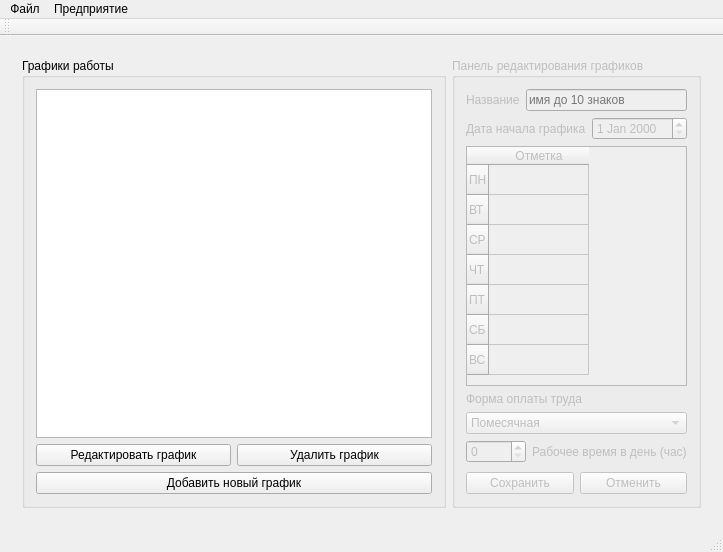
<?xml version="1.0" encoding="UTF-8"?>
<ui version="4.0">
 <class>SalaryCount</class>
 <widget class="QMainWindow" name="SalaryCount">
  <property name="geometry">
   <rect>
    <x>0</x>
    <y>0</y>
    <width>703</width>
    <height>552</height>
   </rect>
  </property>
  <property name="windowTitle">
   <string>SalaryPayApp</string>
  </property>
  <property name="windowIcon">
   <iconset>
    <normaloff>topodkazy.png</normaloff>topodkazy.png</iconset>
  </property>
  <widget class="QWidget" name="centralWidget">
   <layout class="QVBoxLayout" name="verticalLayout_4">
    <item>
     <widget class="QStackedWidget" name="stackedWidget">
      <property name="currentIndex">
       <number>2</number>
      </property>
      <widget class="QWidget" name="EmployeesPage">
       <layout class="QGridLayout" name="gridLayout_8">
        <item row="0" column="0">
         <widget class="QGroupBox" name="employeeBox">
          <property name="sizePolicy">
           <sizepolicy hsizetype="Expanding" vsizetype="Preferred">
            <horstretch>2</horstretch>
            <verstretch>0</verstretch>
           </sizepolicy>
          </property>
          <property name="minimumSize">
           <size>
            <width>300</width>
            <height>0</height>
           </size>
          </property>
          <property name="title">
           <string>Сотрудники</string>
          </property>
          <layout class="QGridLayout" name="gridLayout_3">
           <item row="0" column="0">
            <widget class="QListWidget" name="employeeList"/>
           </item>
           <item row="2" column="0">
            <layout class="QHBoxLayout" name="horizontalLayout_8">
             <item>
              <widget class="QPushButton" name="editEmployeeBtn">
               <property name="enabled">
                <bool>false</bool>
               </property>
               <property name="text">
                <string>Редактировать</string>
               </property>
              </widget>
             </item>
            </layout>
           </item>
           <item row="3" column="0">
            <widget class="QPushButton" name="addEmployeeBtn">
             <property name="enabled">
              <bool>false</bool>
             </property>
             <property name="text">
              <string>Добавить сотрудника</string>
             </property>
            </widget>
           </item>
          </layout>
         </widget>
        </item>
        <item row="0" column="1">
         <widget class="QScrollArea" name="scrollArea">
          <property name="enabled">
           <bool>true</bool>
          </property>
          <property name="sizePolicy">
           <sizepolicy hsizetype="Expanding" vsizetype="Expanding">
            <horstretch>1</horstretch>
            <verstretch>0</verstretch>
           </sizepolicy>
          </property>
          <property name="minimumSize">
           <size>
            <width>280</width>
            <height>0</height>
           </size>
          </property>
          <property name="widgetResizable">
           <bool>true</bool>
          </property>
          <widget class="QWidget" name="scrollAreaWidgetContents">
           <property name="geometry">
            <rect>
             <x>0</x>
             <y>0</y>
             <width>261</width>
             <height>485</height>
            </rect>
           </property>
           <layout class="QGridLayout" name="gridLayout_2">
            <item row="2" column="0">
             <widget class="QGroupBox" name="workingDataBox">
              <property name="enabled">
               <bool>false</bool>
              </property>
              <property name="title">
               <string>Рабочие данные</string>
              </property>
              <layout class="QVBoxLayout" name="verticalLayout_14">
               <item>
                <layout class="QVBoxLayout" name="verticalLayout_36">
                 <item>
                  <widget class="QLabel" name="label_33">
                   <property name="text">
                    <string>Дата приема на работу</string>
                   </property>
                  </widget>
                 </item>
                 <item>
                  <widget class="QDateEdit" name="eReceiptDate">
                   <property name="displayFormat">
                    <string>MM.yyyy</string>
                   </property>
                  </widget>
                 </item>
                </layout>
               </item>
               <item>
                <layout class="QVBoxLayout" name="verticalLayout_11">
                 <item>
                  <widget class="QLabel" name="label_11">
                   <property name="text">
                    <string>Номер приказа о приеме на работу</string>
                   </property>
                  </widget>
                 </item>
                 <item>
                  <widget class="QLineEdit" name="eOrderNum"/>
                 </item>
                </layout>
               </item>
               <item>
                <layout class="QVBoxLayout" name="verticalLayout_8">
                 <item>
                  <widget class="QLabel" name="label_5">
                   <property name="text">
                    <string>Оклад (руб)</string>
                   </property>
                  </widget>
                 </item>
                 <item>
                  <widget class="QSpinBox" name="eSalary">
                   <property name="minimum">
                    <number>8000</number>
                   </property>
                   <property name="maximum">
                    <number>9999999</number>
                   </property>
                   <property name="singleStep">
                    <number>1000</number>
                   </property>
                  </widget>
                 </item>
                </layout>
               </item>
               <item>
                <layout class="QVBoxLayout" name="verticalLayout_9">
                 <item>
                  <widget class="QLabel" name="label_10">
                   <property name="text">
                    <string>Форма оплаты труда</string>
                   </property>
                  </widget>
                 </item>
                 <item>
                  <widget class="QComboBox" name="ePayFormChoice">
                   <item>
                    <property name="text">
                     <string>Помесячная</string>
                    </property>
                   </item>
                   <item>
                    <property name="text">
                     <string>Почасовая</string>
                    </property>
                   </item>
                  </widget>
                 </item>
                </layout>
               </item>
               <item>
                <layout class="QVBoxLayout" name="verticalLayout_12">
                 <item>
                  <widget class="QLabel" name="label_12">
                   <property name="text">
                    <string>График работы</string>
                   </property>
                  </widget>
                 </item>
                 <item>
                  <widget class="QComboBox" name="eDutyChart">
                   <property name="modelColumn">
                    <number>0</number>
                   </property>
                  </widget>
                 </item>
                </layout>
               </item>
              </layout>
             </widget>
            </item>
            <item row="0" column="0">
             <widget class="QGroupBox" name="personalDataBox">
              <property name="enabled">
               <bool>false</bool>
              </property>
              <property name="title">
               <string>Личные данные</string>
              </property>
              <layout class="QVBoxLayout" name="verticalLayout_15">
               <item>
                <layout class="QVBoxLayout" name="verticalLayout">
                 <item>
                  <widget class="QLabel" name="label">
                   <property name="text">
                    <string>ФИО</string>
                   </property>
                  </widget>
                 </item>
                 <item>
                  <widget class="QLineEdit" name="eFIO"/>
                 </item>
                </layout>
               </item>
               <item>
                <layout class="QVBoxLayout" name="verticalLayout_3">
                 <item>
                  <widget class="QLabel" name="label_3">
                   <property name="text">
                    <string>ИНН</string>
                   </property>
                  </widget>
                 </item>
                 <item>
                  <widget class="QLineEdit" name="INN">
                   <property name="inputMask">
                    <string>9999999999</string>
                   </property>
                   <property name="cursorPosition">
                    <number>0</number>
                   </property>
                  </widget>
                 </item>
                </layout>
               </item>
               <item>
                <layout class="QVBoxLayout" name="verticalLayout_7">
                 <item>
                  <widget class="QLabel" name="label_8">
                   <property name="text">
                    <string>Телефон</string>
                   </property>
                  </widget>
                 </item>
                 <item>
                  <widget class="QLineEdit" name="eNumberPhone">
                   <property name="inputMask">
                    <string>+9 (999) 999 99 99</string>
                   </property>
                  </widget>
                 </item>
                </layout>
               </item>
              </layout>
             </widget>
            </item>
            <item row="3" column="0">
             <layout class="QHBoxLayout" name="horizontalLayout_12">
              <item>
               <widget class="QPushButton" name="saveEmployeeBtn">
                <property name="enabled">
                 <bool>false</bool>
                </property>
                <property name="text">
                 <string>Сохранить</string>
                </property>
               </widget>
              </item>
              <item>
               <widget class="QPushButton" name="cancelEmployeeBtn">
                <property name="enabled">
                 <bool>false</bool>
                </property>
                <property name="text">
                 <string>Сбросить</string>
                </property>
               </widget>
              </item>
             </layout>
            </item>
           </layout>
          </widget>
         </widget>
        </item>
       </layout>
      </widget>
      <widget class="QWidget" name="LaborSheetsPage">
       <layout class="QGridLayout" name="gridLayout">
        <item row="1" column="1">
         <widget class="QGroupBox" name="LabourGroupEdit">
          <property name="enabled">
           <bool>true</bool>
          </property>
          <property name="sizePolicy">
           <sizepolicy hsizetype="Preferred" vsizetype="Expanding">
            <horstretch>2</horstretch>
            <verstretch>0</verstretch>
           </sizepolicy>
          </property>
          <property name="maximumSize">
           <size>
            <width>360</width>
            <height>16777215</height>
           </size>
          </property>
          <property name="title">
           <string>Редактирование отметок</string>
          </property>
          <layout class="QGridLayout" name="gridLayout_4">
           <item row="1" column="0">
            <layout class="QHBoxLayout" name="horizontalLayout_13">
             <property name="sizeConstraint">
              <enum>QLayout::SetFixedSize</enum>
             </property>
             <item>
              <widget class="QPushButton" name="saveEditedLaborBtn">
               <property name="enabled">
                <bool>true</bool>
               </property>
               <property name="text">
                <string>Сохранить</string>
               </property>
              </widget>
             </item>
             <item>
              <widget class="QPushButton" name="pushButton_14">
               <property name="enabled">
                <bool>true</bool>
               </property>
               <property name="text">
                <string>Сбросить изменения</string>
               </property>
              </widget>
             </item>
            </layout>
           </item>
           <item row="0" column="0">
            <widget class="QTableWidget" name="laborSheet">
             <property name="sizePolicy">
              <sizepolicy hsizetype="Preferred" vsizetype="Minimum">
               <horstretch>0</horstretch>
               <verstretch>0</verstretch>
              </sizepolicy>
             </property>
             <property name="minimumSize">
              <size>
               <width>333</width>
               <height>210</height>
              </size>
             </property>
             <property name="maximumSize">
              <size>
               <width>335</width>
               <height>220</height>
              </size>
             </property>
             <property name="selectionMode">
              <enum>QAbstractItemView::NoSelection</enum>
             </property>
             <property name="cornerButtonEnabled">
              <bool>false</bool>
             </property>
             <attribute name="horizontalHeaderDefaultSectionSize">
              <number>45</number>
             </attribute>
             <row>
              <property name="text">
               <string>1</string>
              </property>
             </row>
             <row>
              <property name="text">
               <string>2</string>
              </property>
             </row>
             <row>
              <property name="text">
               <string>3</string>
              </property>
             </row>
             <row>
              <property name="text">
               <string>4</string>
              </property>
             </row>
             <row>
              <property name="text">
               <string>5</string>
              </property>
             </row>
             <row>
              <property name="text">
               <string>6</string>
              </property>
             </row>
             <column>
              <property name="text">
               <string>ПН</string>
              </property>
             </column>
             <column>
              <property name="text">
               <string>ВТ</string>
              </property>
             </column>
             <column>
              <property name="text">
               <string>СР</string>
              </property>
             </column>
             <column>
              <property name="text">
               <string>ЧТ</string>
              </property>
             </column>
             <column>
              <property name="text">
               <string>ПТ</string>
              </property>
             </column>
             <column>
              <property name="text">
               <string>СБ</string>
              </property>
             </column>
             <column>
              <property name="text">
               <string>ВС</string>
              </property>
             </column>
             <item row="0" column="0">
              <property name="text">
               <string>29</string>
              </property>
              <property name="textAlignment">
               <set>AlignCenter</set>
              </property>
              <property name="flags">
               <set>NoItemFlags</set>
              </property>
             </item>
             <item row="0" column="1">
              <property name="text">
               <string>30</string>
              </property>
              <property name="flags">
               <set>ItemIsEnabled|ItemIsTristate</set>
              </property>
             </item>
             <item row="0" column="2">
              <property name="text">
               <string>31</string>
              </property>
             </item>
            </widget>
           </item>
           <item row="2" column="0">
            <spacer name="verticalSpacer_2">
             <property name="orientation">
              <enum>Qt::Vertical</enum>
             </property>
             <property name="sizeType">
              <enum>QSizePolicy::Expanding</enum>
             </property>
             <property name="sizeHint" stdset="0">
              <size>
               <width>20</width>
               <height>161</height>
              </size>
             </property>
            </spacer>
           </item>
          </layout>
         </widget>
        </item>
        <item row="1" column="0">
         <widget class="QGroupBox" name="groupBox_6">
          <property name="sizePolicy">
           <sizepolicy hsizetype="Minimum" vsizetype="Preferred">
            <horstretch>2</horstretch>
            <verstretch>0</verstretch>
           </sizepolicy>
          </property>
          <property name="maximumSize">
           <size>
            <width>500</width>
            <height>16777215</height>
           </size>
          </property>
          <property name="title">
           <string>Табель учета труда</string>
          </property>
          <layout class="QVBoxLayout" name="verticalLayout_5">
           <item>
            <layout class="QHBoxLayout" name="horizontalLayout_14">
             <item>
              <widget class="QLabel" name="label_15">
               <property name="text">
                <string>Период учета труда</string>
               </property>
              </widget>
             </item>
             <item>
              <widget class="QDateEdit" name="BillingPeriod_dateEdit">
               <property name="displayFormat">
                <string>MM.yyyy</string>
               </property>
               <property name="calendarPopup">
                <bool>false</bool>
               </property>
               <property name="currentSectionIndex">
                <number>0</number>
               </property>
               <property name="date">
                <date>
                 <year>2000</year>
                 <month>1</month>
                 <day>1</day>
                </date>
               </property>
              </widget>
             </item>
             <item>
              <widget class="QPushButton" name="GoToCurrentPeriod_button">
               <property name="text">
                <string>к текущему</string>
               </property>
              </widget>
             </item>
            </layout>
           </item>
           <item>
            <layout class="QHBoxLayout" name="horizontalLayout_2">
             <item>
              <widget class="QLabel" name="label_18">
               <property name="text">
                <string>Текущий период учета</string>
               </property>
              </widget>
             </item>
             <item>
              <widget class="QPushButton" name="ClosePeriod_button">
               <property name="enabled">
                <bool>false</bool>
               </property>
               <property name="text">
                <string>Подвести итоги и закрыть</string>
               </property>
              </widget>
             </item>
            </layout>
           </item>
           <item>
            <widget class="QTableWidget" name="employeeLaborSheetTable">
             <property name="sizePolicy">
              <sizepolicy hsizetype="MinimumExpanding" vsizetype="Expanding">
               <horstretch>0</horstretch>
               <verstretch>0</verstretch>
              </sizepolicy>
             </property>
             <property name="maximumSize">
              <size>
               <width>470</width>
               <height>16777215</height>
              </size>
             </property>
             <property name="editTriggers">
              <set>QAbstractItemView::NoEditTriggers</set>
             </property>
             <property name="showDropIndicator" stdset="0">
              <bool>false</bool>
             </property>
             <property name="alternatingRowColors">
              <bool>true</bool>
             </property>
             <property name="selectionMode">
              <enum>QAbstractItemView::SingleSelection</enum>
             </property>
             <property name="selectionBehavior">
              <enum>QAbstractItemView::SelectItems</enum>
             </property>
             <property name="cornerButtonEnabled">
              <bool>false</bool>
             </property>
             <attribute name="horizontalHeaderCascadingSectionResizes">
              <bool>true</bool>
             </attribute>
             <attribute name="horizontalHeaderDefaultSectionSize">
              <number>90</number>
             </attribute>
             <attribute name="horizontalHeaderHighlightSections">
              <bool>false</bool>
             </attribute>
             <attribute name="verticalHeaderVisible">
              <bool>false</bool>
             </attribute>
             <attribute name="verticalHeaderHighlightSections">
              <bool>false</bool>
             </attribute>
             <column>
              <property name="text">
               <string>id</string>
              </property>
             </column>
             <column>
              <property name="text">
               <string>Сотрудник</string>
              </property>
              <property name="font">
               <font>
                <kerning>false</kerning>
               </font>
              </property>
             </column>
             <column>
              <property name="text">
               <string>Выплата, р</string>
              </property>
             </column>
             <column>
              <property name="text">
               <string>Эффективность</string>
              </property>
             </column>
             <column>
              <property name="text">
               <string>Пунктуальность</string>
              </property>
             </column>
             <column>
              <property name="text">
               <string>Корректировка</string>
              </property>
             </column>
            </widget>
           </item>
           <item>
            <widget class="QPushButton" name="updateLaborBtn">
             <property name="enabled">
              <bool>true</bool>
             </property>
             <property name="text">
              <string>Изменить</string>
             </property>
            </widget>
           </item>
          </layout>
         </widget>
        </item>
       </layout>
      </widget>
      <widget class="QWidget" name="DutyChartsPage">
       <layout class="QGridLayout" name="gridLayout_7">
        <item row="0" column="0" rowspan="2">
         <widget class="QGroupBox" name="dutyChartBox">
          <property name="sizePolicy">
           <sizepolicy hsizetype="Preferred" vsizetype="Preferred">
            <horstretch>2</horstretch>
            <verstretch>0</verstretch>
           </sizepolicy>
          </property>
          <property name="title">
           <string>Графики работы</string>
          </property>
          <layout class="QGridLayout" name="gridLayout_5">
           <item row="1" column="0">
            <layout class="QHBoxLayout" name="horizontalLayout_4">
             <item>
              <widget class="QPushButton" name="editDutyChart">
               <property name="text">
                <string>Редактировать график</string>
               </property>
              </widget>
             </item>
             <item>
              <widget class="QPushButton" name="deleteDutyChart">
               <property name="text">
                <string>Удалить график</string>
               </property>
              </widget>
             </item>
            </layout>
           </item>
           <item row="0" column="0">
            <widget class="QListWidget" name="dutyChartList"/>
           </item>
           <item row="2" column="0">
            <widget class="QPushButton" name="addDutyChart">
             <property name="text">
              <string>Добавить новый график</string>
             </property>
            </widget>
           </item>
          </layout>
         </widget>
        </item>
        <item row="0" column="1" rowspan="2">
         <widget class="QGroupBox" name="dutyChartEdit">
          <property name="enabled">
           <bool>false</bool>
          </property>
          <property name="sizePolicy">
           <sizepolicy hsizetype="Preferred" vsizetype="Preferred">
            <horstretch>0</horstretch>
            <verstretch>0</verstretch>
           </sizepolicy>
          </property>
          <property name="title">
           <string>Панель редактирования графиков</string>
          </property>
          <layout class="QGridLayout" name="gridLayout_6">
           <item row="1" column="0">
            <layout class="QHBoxLayout" name="horizontalLayout_6">
             <item>
              <widget class="QLabel" name="label_13">
               <property name="text">
                <string>Дата начала графика</string>
               </property>
              </widget>
             </item>
             <item>
              <widget class="QDateEdit" name="startDate">
               <property name="sizePolicy">
                <sizepolicy hsizetype="Expanding" vsizetype="Fixed">
                 <horstretch>0</horstretch>
                 <verstretch>0</verstretch>
                </sizepolicy>
               </property>
              </widget>
             </item>
            </layout>
           </item>
           <item row="2" column="0">
            <widget class="QTableWidget" name="DutyChartMarksEdit">
             <property name="sizePolicy">
              <sizepolicy hsizetype="Ignored" vsizetype="Expanding">
               <horstretch>0</horstretch>
               <verstretch>0</verstretch>
              </sizepolicy>
             </property>
             <property name="minimumSize">
              <size>
               <width>0</width>
               <height>240</height>
              </size>
             </property>
             <row>
              <property name="text">
               <string>ПН</string>
              </property>
             </row>
             <row>
              <property name="text">
               <string>ВТ</string>
              </property>
             </row>
             <row>
              <property name="text">
               <string>СР</string>
              </property>
             </row>
             <row>
              <property name="text">
               <string>ЧТ</string>
              </property>
             </row>
             <row>
              <property name="text">
               <string>ПТ</string>
              </property>
             </row>
             <row>
              <property name="text">
               <string>СБ</string>
              </property>
             </row>
             <row>
              <property name="text">
               <string>ВС</string>
              </property>
             </row>
             <column>
              <property name="text">
               <string>Отметка</string>
              </property>
             </column>
            </widget>
           </item>
           <item row="3" column="0">
            <layout class="QVBoxLayout" name="verticalLayout_13">
             <item>
              <widget class="QLabel" name="label_19">
               <property name="text">
                <string>Форма оплаты труда</string>
               </property>
              </widget>
             </item>
             <item>
              <widget class="QComboBox" name="payFormChoice">
               <item>
                <property name="text">
                 <string>Помесячная</string>
                </property>
               </item>
               <item>
                <property name="text">
                 <string>Почасовая</string>
                </property>
               </item>
              </widget>
             </item>
            </layout>
           </item>
           <item row="4" column="0">
            <layout class="QHBoxLayout" name="horizontalLayout_5">
             <item>
              <widget class="QTimeEdit" name="workTimeEdit">
               <property name="enabled">
                <bool>false</bool>
               </property>
               <property name="maximumTime">
                <time>
                 <hour>12</hour>
                 <minute>0</minute>
                 <second>0</second>
                </time>
               </property>
               <property name="minimumTime">
                <time>
                 <hour>0</hour>
                 <minute>0</minute>
                 <second>0</second>
                </time>
               </property>
               <property name="displayFormat">
                <string>H</string>
               </property>
               <property name="time">
                <time>
                 <hour>0</hour>
                 <minute>0</minute>
                 <second>0</second>
                </time>
               </property>
              </widget>
             </item>
             <item>
              <widget class="QLabel" name="label_16">
               <property name="text">
                <string>Рабочее время в день (час)</string>
               </property>
              </widget>
             </item>
            </layout>
           </item>
           <item row="6" column="0">
            <layout class="QHBoxLayout" name="horizontalLayout_10">
             <item>
              <widget class="QPushButton" name="saveDutyChartBtn">
               <property name="enabled">
                <bool>false</bool>
               </property>
               <property name="text">
                <string>Сохранить</string>
               </property>
              </widget>
             </item>
             <item>
              <widget class="QPushButton" name="cancelDutyChartBtn">
               <property name="enabled">
                <bool>false</bool>
               </property>
               <property name="text">
                <string>Отменить</string>
               </property>
              </widget>
             </item>
            </layout>
           </item>
           <item row="5" column="0">
            <spacer name="verticalSpacer">
             <property name="orientation">
              <enum>Qt::Vertical</enum>
             </property>
             <property name="sizeHint" stdset="0">
              <size>
               <width>20</width>
               <height>40</height>
              </size>
             </property>
            </spacer>
           </item>
           <item row="0" column="0">
            <layout class="QHBoxLayout" name="horizontalLayout_7">
             <item>
              <widget class="QLabel" name="label_17">
               <property name="text">
                <string>Название</string>
               </property>
              </widget>
             </item>
             <item>
              <widget class="QLineEdit" name="nameDutyChart">
               <property name="placeholderText">
                <string>имя до 10 знаков</string>
               </property>
              </widget>
             </item>
            </layout>
           </item>
          </layout>
         </widget>
        </item>
       </layout>
      </widget>
      <widget class="QWidget" name="HireDirectivesPage">
       <layout class="QGridLayout" name="gridLayout_11">
        <item row="0" column="0">
         <widget class="QListWidget" name="directiveList"/>
        </item>
        <item row="1" column="0">
         <widget class="QPushButton" name="showDirectiveBtn">
          <property name="enabled">
           <bool>false</bool>
          </property>
          <property name="text">
           <string>Просмотреть приказ</string>
          </property>
         </widget>
        </item>
       </layout>
      </widget>
     </widget>
    </item>
   </layout>
  </widget>
  <widget class="QToolBar" name="mainToolBar">
   <attribute name="toolBarArea">
    <enum>TopToolBarArea</enum>
   </attribute>
   <attribute name="toolBarBreak">
    <bool>false</bool>
   </attribute>
  </widget>
  <widget class="QMenuBar" name="menuBar">
   <property name="geometry">
    <rect>
     <x>0</x>
     <y>0</y>
     <width>703</width>
     <height>20</height>
    </rect>
   </property>
   <widget class="QMenu" name="FileMenu">
    <property name="title">
     <string>Файл</string>
    </property>
    <addaction name="OpenCompanyAction"/>
    <addaction name="CreateCompanyAction"/>
    <addaction name="LogOffAction"/>
    <addaction name="separator"/>
    <addaction name="ExitAction"/>
   </widget>
   <widget class="QMenu" name="CompanyMenu">
    <property name="title">
     <string>Предприятие</string>
    </property>
    <addaction name="EmployeeListAction"/>
    <addaction name="LaborSheetAction"/>
    <addaction name="DutyCharAction"/>
    <addaction name="HireDirectiveAction"/>
   </widget>
   <addaction name="FileMenu"/>
   <addaction name="CompanyMenu"/>
  </widget>
  <widget class="QStatusBar" name="statusBar"/>
  <action name="CreateCompanyAction">
   <property name="text">
    <string>Создать предприятие</string>
   </property>
   <property name="shortcut">
    <string>Ctrl+C</string>
   </property>
  </action>
  <action name="OpenCompanyAction">
   <property name="text">
    <string>Открыть предприятие</string>
   </property>
   <property name="shortcut">
    <string>Ctrl+O</string>
   </property>
  </action>
  <action name="LogOffAction">
   <property name="text">
    <string>Выйти</string>
   </property>
   <property name="shortcut">
    <string>Ctrl+E</string>
   </property>
  </action>
  <action name="EmployeeListAction">
   <property name="text">
    <string>Сотрудники</string>
   </property>
   <property name="whatsThis">
    <string>EmployeesPage</string>
   </property>
  </action>
  <action name="LaborSheetAction">
   <property name="text">
    <string>Табели учета труда</string>
   </property>
   <property name="whatsThis">
    <string>LaborSheetsPage</string>
   </property>
  </action>
  <action name="DutyCharAction">
   <property name="text">
    <string>Графики работы</string>
   </property>
   <property name="whatsThis">
    <string>DutyChartsPage</string>
   </property>
  </action>
  <action name="ExitAction">
   <property name="text">
    <string>Выход из программы</string>
   </property>
  </action>
  <action name="HireDirectiveAction">
   <property name="text">
    <string>Приказы</string>
   </property>
   <property name="whatsThis">
    <string>HireDirectivesPage</string>
   </property>
  </action>
 </widget>
 <layoutdefault spacing="6" margin="11"/>
 <resources>
  <include location="salarycount.qrc"/>
 </resources>
 <connections/>
</ui>
